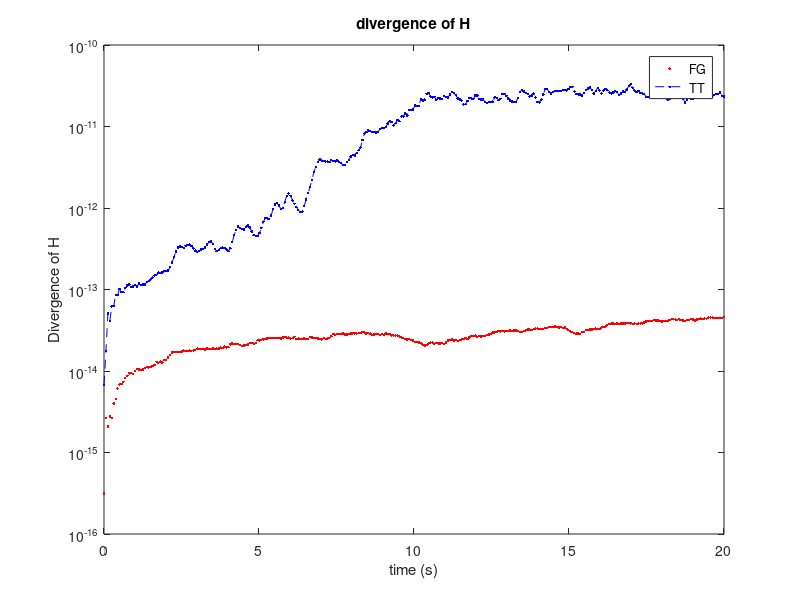
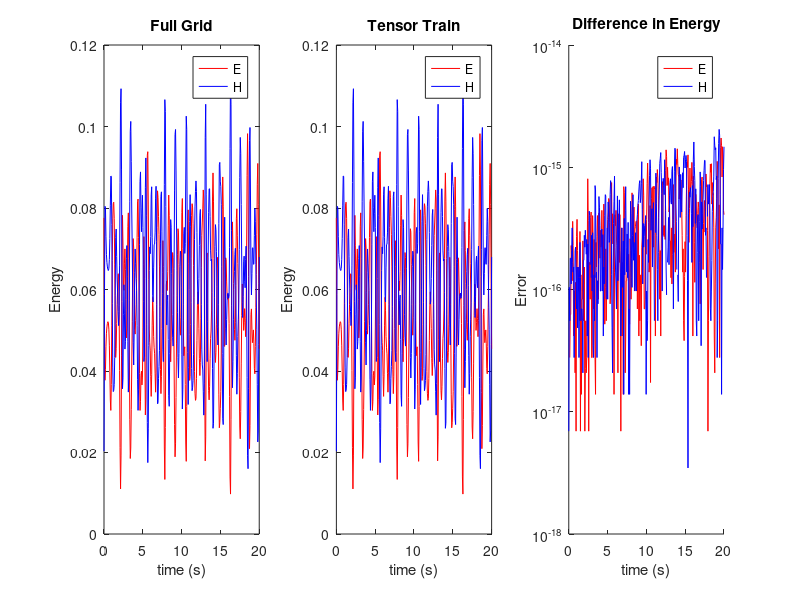

Here is the MATLAB script that generated these plots, in order: (Note: this script raises an error after producing the figures.)
% produce figures
close all; clear; clc;

%% divergence figure
%load results
tdata = load('plot_data/tt_results.mat');
fdata = load('plot_data/fg_results.mat');
t = linspace(fdata.T0,fdata.T1,numel(fdata.divH));
figure()
plot(t,fdata.divH,'.r');
hold on;
plot(t,tdata.divH,'.--b');
% ylim([0,1]);
set(gca,'Yscale','log');
ylabel('Divergence of H');
xlabel('time (s)');
legend({'FG','TT'});
title('divergence of H');

%% energy figure
t = linspace(fdata.T0,fdata.T1,numel(fdata.Energy_E));
figure()
subplot(1,3,1)
plot(t,fdata.Energy_E,'-r');
hold on;
plot(t,fdata.Energy_H,'-b');
% set(gca,'Yscale','log');
ylabel('Energy');
xlabel('time (s)');
legend({'E','H'});
title('Full Grid');

subplot(1,3,2)
plot(t,tdata.Energy_E,'-r');
hold on;
plot(t,tdata.Energy_H,'-b');
% set(gca,'Yscale','log');
ylabel('Energy');
xlabel('time (s)');
legend({'E','H'});
title('Tensor Train');

subplot(1,3,3)
hold on;
plot(t,abs(fdata.Energy_E - tdata.Energy_E),'-r');
plot(t,abs(fdata.Energy_H - tdata.Energy_H),'-b');
xlabel('time (s)');
ylabel('Error')
set(gca,'YScale','log')
legend({'E','H'})
title('Difference in Energy')
sgtitle('Energy Conservation','FontSize',20)



